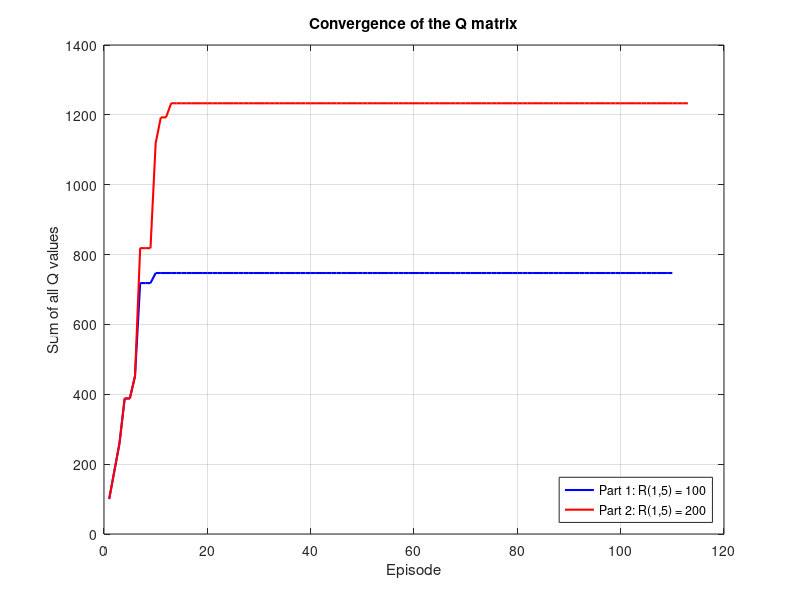
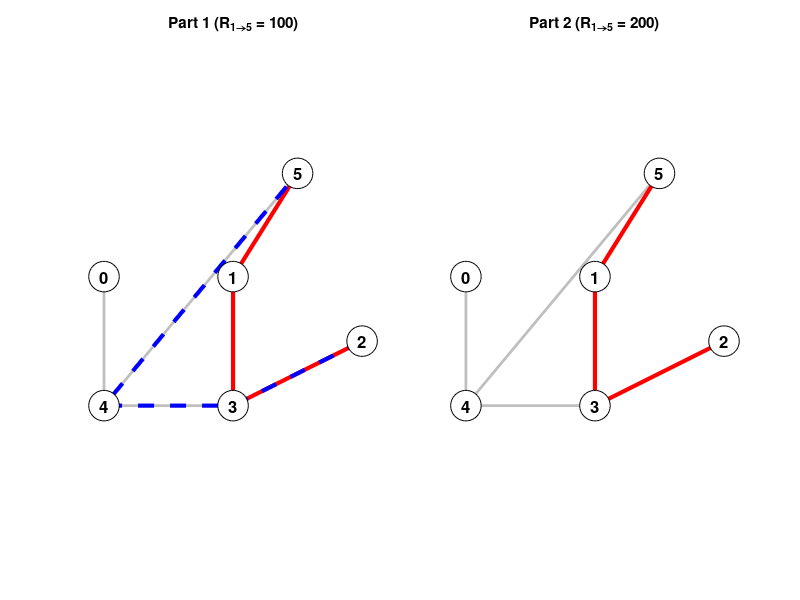

MATLAB code to generate these figures, in order:
function Project7_QLearning()
% =========================================================================
%  MTRE 4820 FALL 2026
%  Project #7 : Robot navigation with Q-learning
%  NAME: Jenn Price
%
%  Environment : 6 states (rooms 0-4 and the outside / goal area 5)
%  Parameters  : gamma = 0.8 , alpha = 1
%  Part 1      : reward 100 for every move INTO room 5
%  Part 2      : reward for room 1 -> room 5 changed to 200

clc; close all;

%% ---------------- 1. Learning parameters ------------------------------
gamma       = 0.8;     % discount factor
alpha       = 1;       % learning rate (alpha = 1 -> update in the project handout)
goal        = 5;       % goal state (room 5 = outside / Finish)
maxEpisodes = 1000;    % upper limit on training episodes
patience    = 100;     % stop early after this many episodes with no change in Q
seed        = 4820;    % fixed random seed -> results are reproducible
snapEps     = [1 2 3]; % "first iterations" whose Q matrix is saved for the report

%% ---------------- 2. Environment (floor plan connections) ---------------
% Each row = one door (two-way connection) taken from the floor plan.
%   0-4 , 1-3 , 1-5 , 2-3 , 3-4 , 4-5   (+ 5-5 so the goal is absorbing)
doors = [0 4;
         1 3;
         1 5;
         2 3;
         3 4;
         4 5];

%% ===================== PART 1: baseline rewards =========================
R1 = buildR(doors, goal, 100, []);            % 100 for entering room 5
[Q1, snaps1, hist1, nEp1] = qLearn(R1, gamma, alpha, goal, ...
                                   maxEpisodes, patience, seed, snapEps);
reportPart('PART 1 - Reward of 100 for reaching room 5', ...
           R1, Q1, snaps1, snapEps, nEp1, goal, 2);

%% ===================== PART 2: room1 -> room5 = 200 =====================
R2 = buildR(doors, goal, 100, [1 5 200]);     % override R(1,5) = 200
[Q2, snaps2, hist2, nEp2] = qLearn(R2, gamma, alpha, goal, ...
                                   maxEpisodes, patience, seed, snapEps);
reportPart('PART 2 - Reward from room 1 to room 5 changed to 200', ...
           R2, Q2, snaps2, snapEps, nEp2, goal, 2);

%% ===================== Effect of the reward =============================
fprintf('\n================ EFFECT OF THE REWARD ================\n');
fprintf('Change in Q (Part 2 - Part 1):\n');
printQ(Q2 - Q1);
fprintf('Best action from every room:\n');
fprintf('  Room | Part 1 best next room | Part 2 best next room\n');
for s = 0:goal-1
    fprintf('   %d   |        %-14s |        %s\n', s, ...
            mat2str(bestActions(Q1, s)), mat2str(bestActions(Q2, s)));
end

%% ===================== Figures ==========================================
plotConvergence(hist1, hist2);
plotFloorPlan(doors, Q1, Q2, goal);
end


% =========================================================================
%                              LOCAL FUNCTIONS
% =========================================================================

function R = buildR(doors, goal, goalReward, overrides)
% Builds the 6x6 reward matrix.
%   -1  : no door (illegal move)
%    0  : legal move that does not reach the goal
%   goalReward : legal move into the goal state
% overrides : rows of [from to reward] that replace the default value.
n = goal + 1;
R = -ones(n);                                   % start with "no door"
for k = 1:size(doors, 1)
    a = doors(k, 1);  b = doors(k, 2);
    R(a+1, b+1) = 0;  R(b+1, a+1) = 0;          % doors are two-way
end
R(R(:, goal+1) == 0, goal+1) = goalReward;     % moves into goal get reward
R(goal+1, goal+1) = goalReward;                 % goal -> goal (absorbing)
for k = 1:size(overrides, 1)
    R(overrides(k,1)+1, overrides(k,2)+1) = overrides(k,3);
end
end


function [Q, snaps, hist, nEp] = qLearn(R, gamma, alpha, goal, ...
                                        maxEpisodes, patience, seed, snapEps)
% Tabular Q-learning exactly as described in the project handout:
%   for each episode: random start; until goal: random legal action,
%   Q(s,a) = R(s,a) + gamma * max_a' Q(s',a')   (alpha = 1)
rng(seed);                                      % reproducible results
n      = size(R, 1);
Q      = zeros(n);                              % step 2: Q = 0
snaps  = cell(1, numel(snapEps));
hist   = zeros(maxEpisodes, 1);                 % sum(Q) after each episode
nonGoal = setdiff(0:n-1, goal);
quiet  = 0;

for ep = 1:maxEpisodes
    Qold  = Q;
    state = pickRandom(nonGoal);                 % random initial state
    while state ~= goal                          % until goal is reached
        actions   = find(R(state+1, :) >= 0) - 1;      % legal next rooms
        nextState = pickRandom(actions);               % pick one at random
        nextActs  = find(R(nextState+1, :) >= 0);      % legal moves from s'
        maxNextQ  = max(Q(nextState+1, nextActs));     % max_a' Q(s',a')
        target    = R(state+1, nextState+1) + gamma * maxNextQ;
        Q(state+1, nextState+1) = (1 - alpha) * Q(state+1, nextState+1) ...
                                + alpha * target;      % = target when alpha = 1
        state = nextState;                             % move on
    end

    hist(ep) = sum(Q(:));
    idx = find(snapEps == ep);
    if ~isempty(idx), snaps{idx} = Q; end

    % ---- early stopping: Q has stopped changing -> converged ----
    if isequal(Q, Qold), quiet = quiet + 1; else, quiet = 0; end
    if quiet >= patience && ep > max(snapEps), break; end
end
nEp  = ep;
hist = hist(1:nEp);
end


function x = pickRandom(v)
% Returns one element of vector v chosen uniformly at random.
x = v(ceil(rand * numel(v)));
end


function reportPart(titleStr, R, Q, snaps, snapEps, nEp, goal, startRoom)
fprintf('\n=====================================================\n');
fprintf('%s\n', titleStr);
fprintf('=====================================================\n');
fprintf('Reward matrix R (rows = current room, cols = next room):\n');
printQ(R);
for k = 1:numel(snapEps)
    fprintf('Q matrix after episode %d:\n', snapEps(k));
    printQ(snaps{k});
end
fprintf('FINAL Q matrix (converged after %d episodes):\n', nEp);
printQ(Q);
fprintf('Normalized final Q (%% of max):\n');
printQ(round(100 * Q / max(Q(:))));
paths = allOptimalPaths(Q, startRoom, goal);
fprintf('Optimal path(s) from room %d to room %d:\n', startRoom, goal);
for p = 1:numel(paths)
    fprintf('   %s   (%d moves)\n', ...
            strjoin(arrayfun(@num2str, paths{p}, 'UniformOutput', false), ' -> '), ...
            numel(paths{p}) - 1);
end
if numel(paths) > 1
    fprintf('   (tie: these paths have exactly the same Q value)\n');
end
end


function printQ(M)
n = size(M, 1);
fprintf('        ');
fprintf('%9d', 0:n-1);  fprintf('\n');
for i = 1:n
    fprintf('  %d  | ', i-1);
    fprintf('%9.2f', M(i, :));
    fprintf('\n');
end
fprintf('\n');
end


function a = bestActions(Q, s)
% All next rooms that give the maximum Q value from room s (handles ties).
row = Q(s+1, :);
a   = find(abs(row - max(row)) < 1e-9) - 1;
end


function paths = allOptimalPaths(Q, s, goal)
% Greedy policy: from each room pick the action with the highest Q.
% If several actions tie, every tied branch is followed.
if s == goal
    paths = {goal};  return;
end
paths = {};
for a = bestActions(Q, s)
    sub = allOptimalPaths(Q, a, goal);
    for k = 1:numel(sub)
        paths{end+1} = [s sub{k}]; %#ok<AGROW>
    end
end
end


function plotConvergence(hist1, hist2)
figure('Name', 'Q-learning convergence');
plot(1:numel(hist1), hist1, 'b-', 'LineWidth', 1.5); hold on;
plot(1:numel(hist2), hist2, 'r-', 'LineWidth', 1.5);
xlabel('Episode'); ylabel('Sum of all Q values');
title('Convergence of the Q matrix');
legend('Part 1: R(1,5) = 100', 'Part 2: R(1,5) = 200', 'Location', 'southeast');
grid on;
end


function plotFloorPlan(doors, Q1, Q2, goal)
% Simple map of the rooms with the optimal path from room 2 drawn on top.
xy = [0 1; 1 1; 2 0.5; 1 0; 0 0; 1.5 1.8];      % (x,y) of rooms 0..5
Qs = {Q1, Q2};
names = {'Part 1 (R_{1\rightarrow5} = 100)', 'Part 2 (R_{1\rightarrow5} = 200)'};
figure('Name', 'Optimal path from room 2 to room 5');
for k = 1:2
    subplot(1, 2, k); hold on; axis equal off;
    for d = 1:size(doors, 1)                          % doors in grey
        p = xy(doors(d, :) + 1, :);
        plot(p(:,1), p(:,2), '-', 'Color', [0.75 0.75 0.75], 'LineWidth', 2);
    end
    paths = allOptimalPaths(Qs{k}, 2, goal);
    styles = {'r-', 'b--'};
    for p = 1:numel(paths)                             % optimal path(s)
        pts = xy(paths{p} + 1, :);
        plot(pts(:,1), pts(:,2), styles{min(p,2)}, 'LineWidth', 3);
    end
    for r = 0:goal                                     % room markers
        plot(xy(r+1,1), xy(r+1,2), 'ko', 'MarkerSize', 22, ...
             'MarkerFaceColor', [1 1 1]);
        text(xy(r+1,1), xy(r+1,2), num2str(r), 'HorizontalAlignment', 'center', ...
             'FontWeight', 'bold', 'FontSize', 12);
    end
    title(names{k});
end
end
